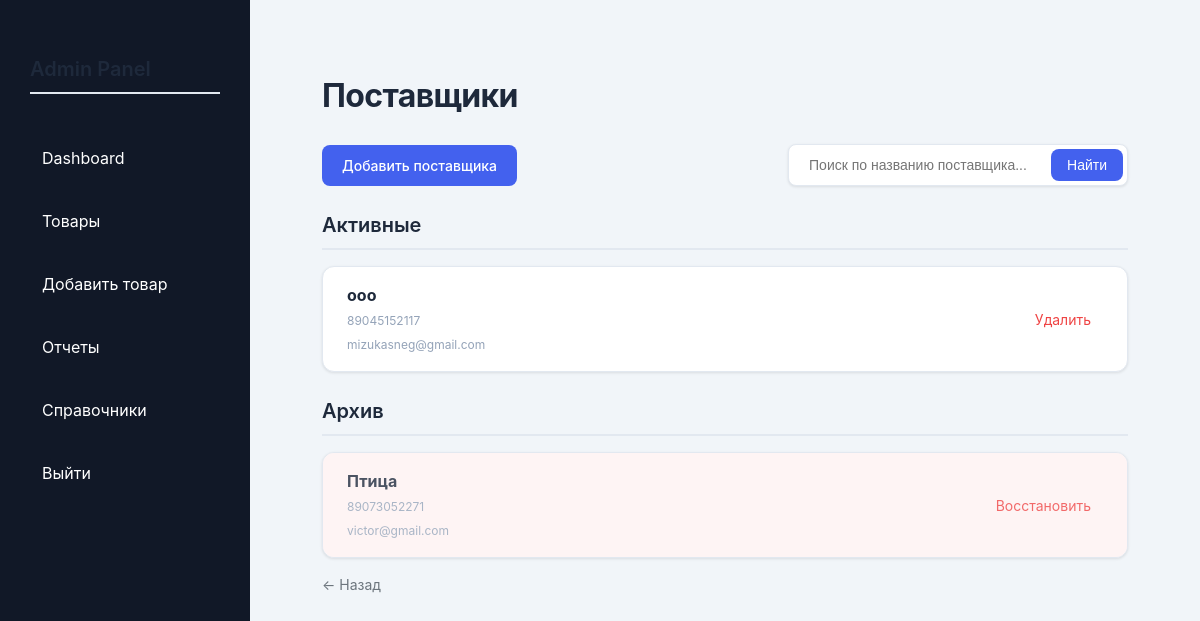
The app's page /admin-panel/suppliers/ with its own data.
### shop/models.py (models this page shows, shortened)
class Supplier(models.Model):
    name = models.CharField(max_length=255, verbose_name="Название")
    phone = models.CharField(max_length=11, verbose_name="Телефон")
    email = models.EmailField(blank=True, null=True, verbose_name="Email")
    is_active = models.BooleanField(default=True)
    class Meta:
        verbose_name = "Поставщик"
        verbose_name_plural = "Поставщики"

### admin_panel/views.py (the view, shortened to what this page needs)
# urls.py: path('suppliers/', views.supplier_list, name='supplier_list'),
def supplier_list(request):
    q = request.GET.get('q')
    suppliers = Supplier.objects.filter(is_active=True)
    archived_suppliers = Supplier.objects.filter(is_active=False)
    return render(
        request,
        'admin_panel/dictionaries/suppliers/suppliers.html',
        {
            'suppliers': suppliers,
            'archived_suppliers': archived_suppliers,
        }
    )

### cart/context_processors.py (called while the page is built)
def cart(request):
    if request.user.is_authenticated:
        buyer = getattr(request.user, 'buyer', None)
        if buyer:
            count = Cart.objects.filter(
                buyer=buyer
            ).aggregate(
                total=Sum('quantity')
            )['total'] or 0
        else:
            count = 0
    else:
        count = 0
    return {
        'cart_item_count': count
    }

### admin_panel/templates/admin_panel/dictionaries/suppliers/suppliers.html (shortened to what this page needs)
{% extends 'admin_panel/base.html' %}
{% load static %}
{% block extra_css %}
<link rel="stylesheet" href="{% static 'admin_panel/css/index.css' %}">
{% endblock %}
{% block content %}
<div class="container">
    <h1>Поставщики</h1>
    <div class="action-bar">
        <a href="{% url 'admin_panel:supplier_create' %}" class="btn">
            Добавить поставщика
        </a>
        <form method="get" class="search-box">
            <input type="text" name="q"
                   placeholder="Поиск по названию поставщика..."
                   value="{{ search_query }}">
            <button type="submit">Найти</button>
        </form>
    </div>
    <h2>Активные</h2>
    <div class="list">
        {% for supplier in suppliers %}
            <div class="list-item">
                <div class="supplier-info">
                    <strong>{{ supplier.name }}</strong><br>
                    <small>
                        {{ supplier.phone }}<br>
                        {{ supplier.email|default:"—" }}
                    </small>
                </div>
                <a href="{% url 'admin_panel:supplier_delete' supplier.id %}">
                    Удалить
                </a>
            </div>
        {% endfor %}
    </div>
    <h2>Архив</h2>
    <div class="list">
        {% for supplier in archived_suppliers %}
            <div class="list-item inactive">
                <div class="supplier-info">
                    <strong>{{ supplier.name }}</strong><br>
                    <small>
                        {{ supplier.phone }}<br>
                        {{ supplier.email|default:"—" }}
                    </small>
                </div>
                <a href="{% url 'admin_panel:supplier_restore' supplier.id %}">
                    Восстановить
                </a>
            </div>
        {% empty %}
            <div class="empty-state">
                Архив пуст
            </div>
        {% endfor %}
    </div>
    <a href="javascript:history.back()" class="back-link">
        ← Назад
    </a>
</div>
{% endblock %}

### admin_panel/static/admin_panel/css/admin.css (style rules this page uses)
body { margin: 0; font-family: Arial, sans-serif; background: #f5f5f5; }

### admin_panel/static/admin_panel/css/index.css (style rules this page uses)
:root { --primary: #4361ee; --primary-dark: #3a56d4; --secondary: #6c757d; --success: #10b981; --danger: #ef4444; --warning: #f59e0b; --dark: #1e293b; --light: #f8fafc; --gray: #94a3b8; --border: #e2e8f0; --shadow: 0 1px 3px rgba(0,0,0,0.1); --shadow-lg: 0 10px 40px rgba(0,0,0,0.1); --radius: 12px; --radius-sm: 8px; }
* { margin: 0; padding: 0; box-sizing: border-box; }
body { font-family: 'Inter', -apple-system, BlinkMacSystemFont, 'Segoe UI', Roboto, sans-serif; background: #f1f5f9; color: var(--dark); line-height: 1.5; }
.container { max-width: 1400px; margin: 0 auto; padding: 2rem; }
h1 { font-size: 2rem; font-weight: 700; margin-bottom: 1.5rem; color: var(--dark); letter-spacing: -0.02em; }
h2 { font-size: 1.25rem; font-weight: 600; margin: 1.5rem 0 1rem; color: var(--dark); padding-bottom: 0.5rem; border-bottom: 2px solid var(--border); }
.btn { display: inline-flex; align-items: center; gap: 0.5rem; background: var(--primary); color: white; border: none; padding: 0.625rem 1.25rem; border-radius: var(--radius-sm); font-size: 0.875rem; font-weight: 500; cursor: pointer; text-decoration: none; transition: all 0.2s ease; }
.action-bar { display: flex; justify-content: space-between; align-items: center; margin-bottom: 1.5rem; flex-wrap: wrap; gap: 1rem; }
.search-box { display: flex; gap: 0.5rem; background: white; padding: 0.25rem; border-radius: var(--radius-sm); box-shadow: var(--shadow); border: 1px solid var(--border); }
.search-box input { border: none; padding: 0.5rem 1rem; font-size: 0.875rem; min-width: 250px; outline: none; border-radius: var(--radius-sm); }
.search-box button { background: var(--primary); border: none; padding: 0.5rem 1rem; border-radius: var(--radius-sm); cursor: pointer; color: white; font-size: 0.875rem; }
.list { background: white; border-radius: var(--radius); box-shadow: var(--shadow); overflow: hidden; border: 1px solid var(--border); }
.list-item { display: flex; justify-content: space-between; align-items: center; padding: 1rem 1.5rem; border-bottom: 1px solid var(--border); transition: background 0.2s ease; }
.list-item:last-child { border-bottom: none; }
.list-item.inactive { background: #fef2f2; opacity: 0.8; }
.list-item a { color: var(--danger); text-decoration: none; font-size: 0.875rem; padding: 0.25rem 0.75rem; border-radius: var(--radius-sm); transition: all 0.2s ease; }
.supplier-info strong { font-size: 1rem; color: var(--dark); }
.supplier-info small { font-size: 0.75rem; color: var(--gray); }
form input, form select, form textarea { width: 100%; padding: 0.625rem 0.875rem; border: 1px solid var(--border); border-radius: var(--radius-sm); font-size: 0.875rem; transition: all 0.2s ease; }
.back-link { display: inline-flex; align-items: center; gap: 0.375rem; color: var(--secondary); text-decoration: none; margin-top: 1rem; font-size: 0.875rem; transition: color 0.2s ease; }

### records on screen
Supplier: name "ооо", phone "89045152117", email "mizukasneg@gmail.com"
Supplier: name "Птица", phone "89073052271", email "victor@gmail.com"
